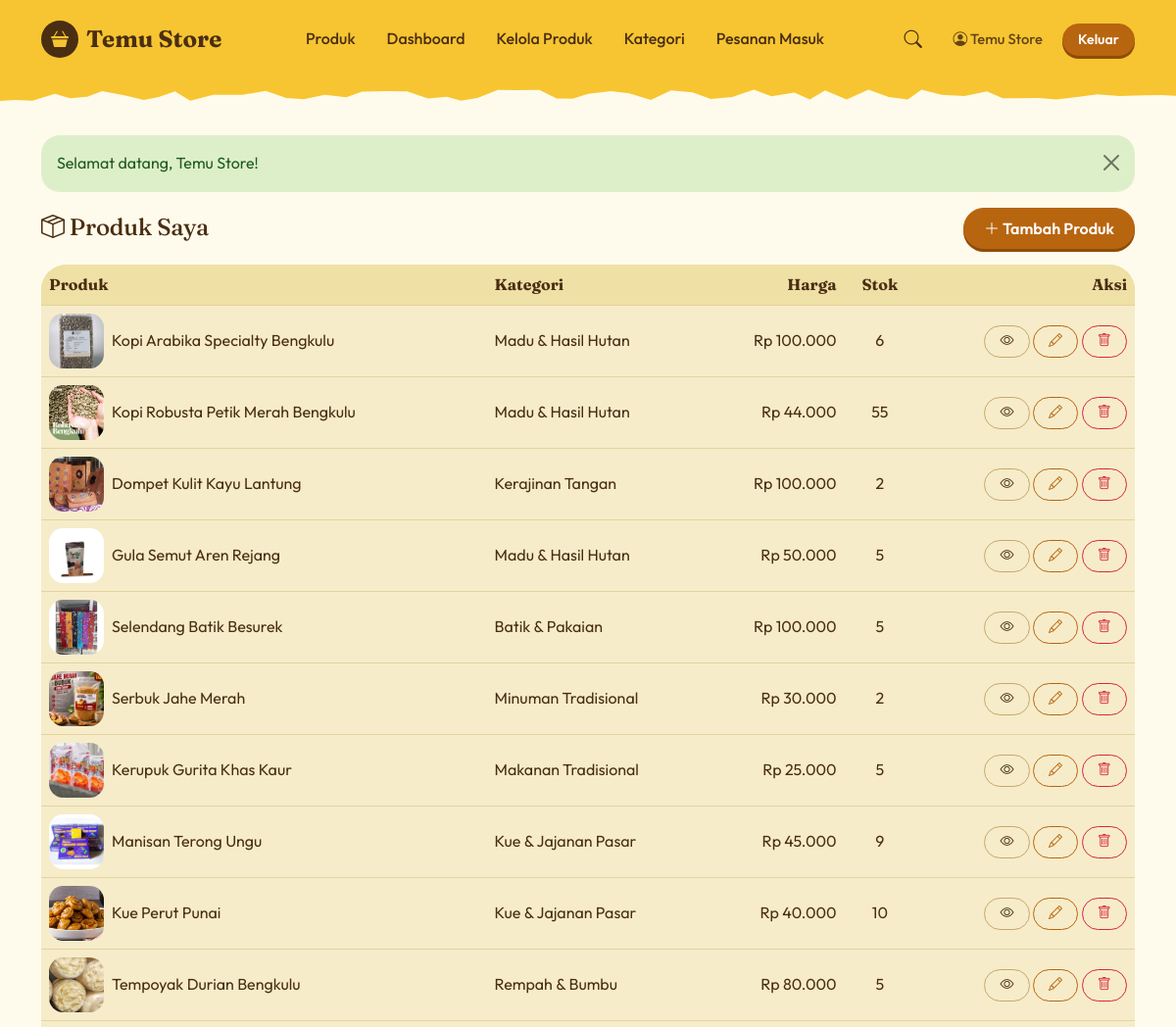
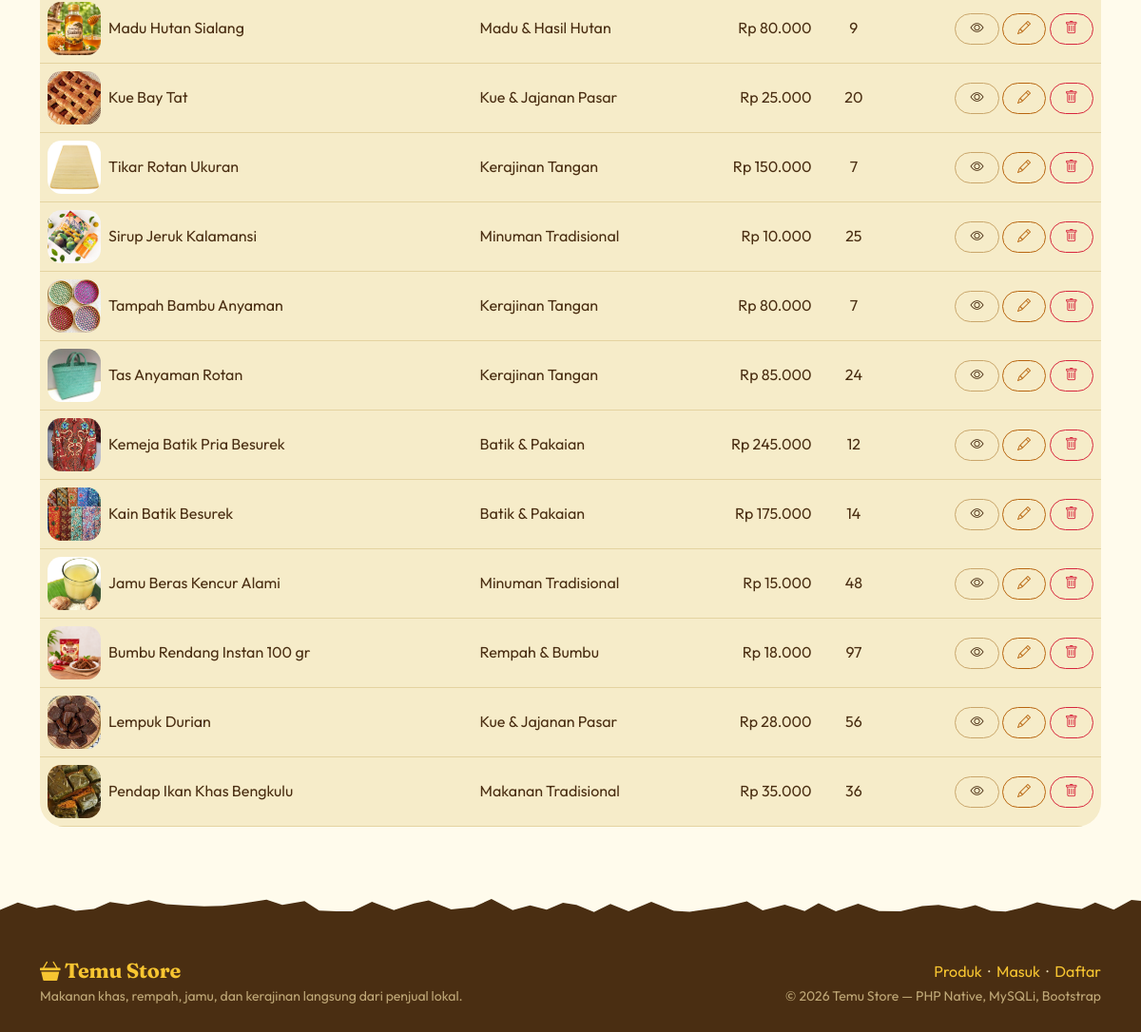
The page /marketplace/penjual/produk.php (signed in) on the database its author committed (2 pictures, top to bottom).
### tables this page shows
CREATE TABLE `produk` (
  `id_produk` int(10) UNSIGNED NOT NULL,
  `id_penjual` int(10) UNSIGNED NOT NULL,
  `id_kategori` int(10) UNSIGNED NOT NULL,
  `nama_produk` varchar(150) NOT NULL,
  `deskripsi` text DEFAULT NULL,
  `harga` decimal(12,2) NOT NULL,
  `stok` int(10) UNSIGNED NOT NULL DEFAULT 0,
  `gambar` varchar(255) DEFAULT NULL,
  `created_at` timestamp NOT NULL DEFAULT current_timestamp()
);

CREATE TABLE `kategori` (
  `id_kategori` int(10) UNSIGNED NOT NULL,
  `nama_kategori` varchar(60) NOT NULL
);

### marketplace/penjual/produk.php (the view, shortened to what this page needs)
<?php
require_once __DIR__ . '/../includes/header.php';
$idPenjual = (int)$user['id_user'];
$stmt = $koneksi->prepare(
    'SELECT p.*, k.nama_kategori FROM produk p
     JOIN kategori k ON k.id_kategori = p.id_kategori
     WHERE p.id_penjual = ? ORDER BY p.created_at DESC, p.id_produk DESC'
);
$stmt->bind_param('i', $idPenjual);
$stmt->execute();
$daftar = $stmt->get_result()->fetch_all(MYSQLI_ASSOC);
?>
<div class="d-flex justify-content-between align-items-center mb-3">
    <h1 class="h4 mb-0"><i class="bi bi-box-seam"></i> Produk Saya</h1>
    <a href="<?= e(url('penjual/produk_form.php')) ?>" class="btn btn-brand"><i class="bi bi-plus-lg"></i> Tambah Produk</a>
</div>
<?php if (!$daftar): ?>
    <div class="alert alert-secondary">Anda belum memiliki produk.</div>
<?php else: ?>
<div class="card shadow-sm"><div class="table-responsive">
<table class="table table-hover align-middle mb-0">
    <thead class="table-light"><tr><th>Produk</th><th>Kategori</th><th class="text-end">Harga</th><th class="text-center">Stok</th><th class="text-end">Aksi</th></tr></thead>
    <tbody>
    <?php foreach ($daftar as $p): ?>
        <tr>
            <td><div class="d-flex align-items-center gap-2"><?= gambar_produk($p, 'img-thumb') ?><span><?= e($p['nama_produk']) ?></span></div></td>
            <td><?= e($p['nama_kategori']) ?></td>
            <td class="text-end"><?= rupiah($p['harga']) ?></td>
            <td class="text-center"><?= (int)$p['stok'] ?></td>
            <td class="text-end text-nowrap">
                <a href="<?= e(url('produk_detail.php?id=' . $p['id_produk'])) ?>" class="btn btn-sm btn-outline-secondary" title="Lihat"><i class="bi bi-eye"></i></a>
                <a href="<?= e(url('penjual/produk_form.php?id=' . $p['id_produk'])) ?>" class="btn btn-sm btn-outline-primary" title="Edit"><i class="bi bi-pencil"></i></a>
                <form action="<?= e(url('penjual/produk_hapus.php')) ?>" method="post" class="d-inline" onsubmit="return confirm('Hapus produk ini?')">
                    <button class="btn btn-sm btn-outline-danger" title="Hapus"><i class="bi bi-trash"></i></button>
                </form>
            </td>
        </tr>
    <?php endforeach; ?>
    </tbody>
</table></div></div>
<?php endif; ?>
<?php require_once __DIR__ . '/../includes/footer.php'; ?>

### marketplace/includes/functions.php (shortened to what this page needs)
<?php
function e($teks): string
{
    return htmlspecialchars((string)$teks, ENT_QUOTES, 'UTF-8');
}
function rupiah($angka): string
{
    return 'Rp ' . number_format((float)$angka, 0, ',', '.');
}
function url(string $path = ''): string
{
    return BASE_URL . '/' . ltrim($path, '/');
}
function user_aktif(): ?array
{
    return $_SESSION['user'] ?? null;
}
function gambar_produk(array $p, string $kelas = ''): string
{
    if (!empty($p['gambar'])) {
        return '<img src="' . e(url('uploads/produk/' . $p['gambar'])) . '" class="' . e($kelas) . '" alt="' . e($p['nama_produk']) . '">';
    }
    $nama   = (string)$p['nama_produk'];
    $warna  = ['#FBE7A1', '#FFD9A8', '#F6C9C2', '#D8EBC0', '#F2E3B5'];
    $tint   = $warna[abs(crc32($nama)) % count($warna)];
    return '<div class="img-placeholder ' . e($kelas) . '" style="--tint:' . $tint . '" role="img" aria-label="' . e($nama) . '"><span>' . emoji_produk($nama) . '</span></div>';
}

### marketplace/assets/css/style.css (style rules this page uses)
:root { --butter: #F7C531; --honey: #EDA81C; --cream: #FFF6D8; --page: #FFFBEC; --card: #F6ECC9; --ink: #4A2E12; --ink-soft: #7A5A36; --amber: #B8650F; --amber-dark: #8F4C08; --leaf: #2F7D32; --berry: #D7263D; --bs-body-font-family: "Outfit", "Segoe UI", system-ui, sans-serif; --bs-body-color: var(--ink); --bs-body-bg: var(--page); --bs-link-color: var(--amber); --bs-link-hover-color: var(--amber-dark); --bs-border-color: #E9D9A8; }
body { background: var(--page); color: var(--ink); font-size: 1rem; line-height: 1.6; }
h1, h2, h3, h4, h5, h6, .judul { font-family: "Fraunces", Georgia, "Times New Roman", serif; font-weight: 700; letter-spacing: -.01em; line-height: 1.2; color: var(--ink); }
a { color: var(--amber); }
.btn { border-radius: 999px; font-weight: 600; padding: .5rem 1.25rem; transition: background-color .15s, transform .15s; }
.btn-sm { padding: .32rem .95rem; }
.btn-brand { background: var(--amber); border-color: var(--amber); color: #fff; box-shadow: 0 3px 0 var(--amber-dark); }
.btn-outline-secondary { --bs-btn-color: var(--ink); --bs-btn-border-color: #C9A66B; --bs-btn-hover-bg: var(--ink); --bs-btn-hover-border-color: var(--ink); --bs-btn-hover-color: #fff; --bs-btn-active-bg: var(--ink); --bs-btn-active-border-color: var(--ink); }
.btn-outline-primary { --bs-btn-color: var(--amber); --bs-btn-border-color: var(--amber); --bs-btn-hover-bg: var(--amber); --bs-btn-hover-border-color: var(--amber); --bs-btn-active-bg: var(--amber-dark); --bs-btn-active-border-color: var(--amber-dark); }
.btn-outline-danger { --bs-btn-color: var(--berry); --bs-btn-border-color: var(--berry); --bs-btn-hover-bg: var(--berry); --bs-btn-hover-border-color: var(--berry); }
.img-thumb { width: 56px; height: 56px; object-fit: cover; border-radius: .9rem; }
.card { background: var(--card); border: 0; border-radius: 1.6rem; box-shadow: none !important; }
.table { --bs-table-bg: transparent; --bs-table-color: var(--ink); --bs-table-hover-bg: rgba(247, 197, 49, .18); --bs-table-border-color: #E4D3A0; }
.table-light, .table-light > th, .table-light > td { --bs-table-bg: #EFE0A6; --bs-table-color: var(--ink); --bs-table-border-color: #E4D3A0; }
.table thead th { font-family: "Fraunces", Georgia, serif; font-weight: 700; }
.card .table-responsive { border-radius: 1.6rem; }

### rows shown on the page
produk: gambar (picture), nama_produk "Kopi Arabika Specialty Bengkulu", id_kategori.nama_kategori "Madu & Hasil Hutan", harga "Rp 100.000", stok "6"
produk: gambar (picture), nama_produk "Kopi Robusta Petik Merah Bengkulu", id_kategori.nama_kategori "Madu & Hasil Hutan", harga "Rp 44.000", stok "55"
produk: gambar (picture), nama_produk "Dompet Kulit Kayu Lantung", id_kategori.nama_kategori "Kerajinan Tangan", harga "Rp 100.000", stok "2"
produk: gambar (picture), nama_produk "Gula Semut Aren Rejang", id_kategori.nama_kategori "Madu & Hasil Hutan", harga "Rp 50.000", stok "5"
produk: gambar (picture), nama_produk "Selendang Batik Besurek", id_kategori.nama_kategori "Batik & Pakaian", harga "Rp 100.000", stok "5"
produk: gambar (picture), nama_produk "Serbuk Jahe Merah", id_kategori.nama_kategori "Minuman Tradisional", harga "Rp 30.000", stok "2"
produk: gambar (picture), nama_produk "Kerupuk Gurita Khas Kaur", id_kategori.nama_kategori "Makanan Tradisional", harga "Rp 25.000", stok "5"
produk: gambar (picture), nama_produk "Manisan Terong Ungu", id_kategori.nama_kategori "Kue & Jajanan Pasar", harga "Rp 45.000", stok "9"
produk: gambar (picture), nama_produk "Kue Perut Punai", id_kategori.nama_kategori "Kue & Jajanan Pasar", harga "Rp 40.000", stok "10"
produk: gambar (picture), nama_produk "Tempoyak Durian Bengkulu", id_kategori.nama_kategori "Rempah & Bumbu", harga "Rp 80.000", stok "5"
produk: gambar (picture), nama_produk "Madu Hutan Sialang", id_kategori.nama_kategori "Madu & Hasil Hutan", harga "Rp 80.000", stok "9"
produk: gambar (picture), nama_produk "Kue Bay Tat", id_kategori.nama_kategori "Kue & Jajanan Pasar", harga "Rp 25.000", stok "20"
produk: gambar (picture), nama_produk "Tikar Rotan Ukuran", id_kategori.nama_kategori "Kerajinan Tangan", harga "Rp 150.000", stok "7"
produk: gambar (picture), nama_produk "Sirup Jeruk Kalamansi", id_kategori.nama_kategori "Minuman Tradisional", harga "Rp 10.000", stok "25"
produk: gambar (picture), nama_produk "Tampah Bambu Anyaman", id_kategori.nama_kategori "Kerajinan Tangan", harga "Rp 80.000", stok "7"
produk: gambar (picture), nama_produk "Tas Anyaman Rotan", id_kategori.nama_kategori "Kerajinan Tangan", harga "Rp 85.000", stok "24"
produk: gambar (picture), nama_produk "Kemeja Batik Pria Besurek", id_kategori.nama_kategori "Batik & Pakaian", harga "Rp 245.000", stok "12"
produk: gambar (picture), nama_produk "Kain Batik Besurek", id_kategori.nama_kategori "Batik & Pakaian", harga "Rp 175.000", stok "14"
produk: gambar (picture), nama_produk "Jamu Beras Kencur Alami", id_kategori.nama_kategori "Minuman Tradisional", harga "Rp 15.000", stok "48"
produk: gambar (picture), nama_produk "Bumbu Rendang Instan 100 gr", id_kategori.nama_kategori "Rempah & Bumbu", harga "Rp 18.000", stok "97"
produk: gambar (picture), nama_produk "Lempuk Durian", id_kategori.nama_kategori "Kue & Jajanan Pasar", harga "Rp 28.000", stok "56"
produk: gambar (picture), nama_produk "Pendap Ikan Khas Bengkulu", id_kategori.nama_kategori "Makanan Tradisional", harga "Rp 35.000", stok "36"

### other values the page prints
$user['nama'] "Temu Store"
$flash['pesan'] "Selamat datang, Temu Store!"
